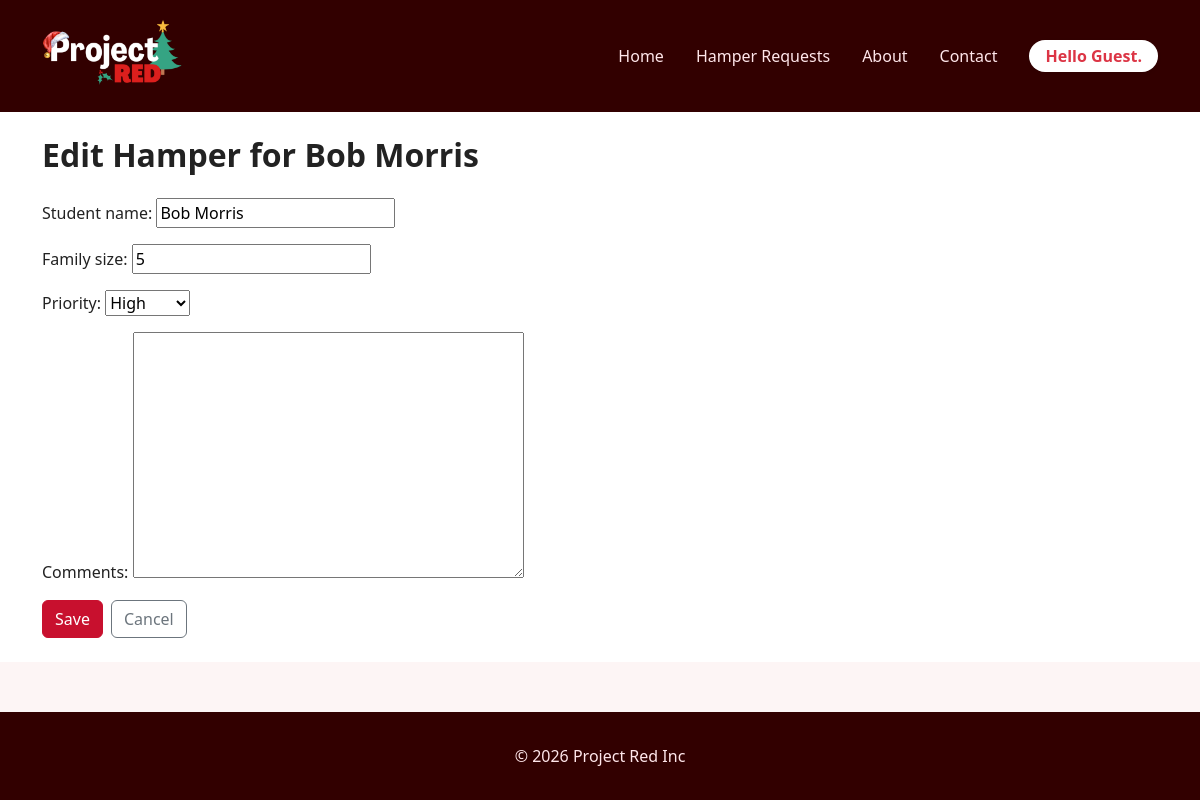
/hampers/2/edit/, run on the app's committed database.
### projectRed/models.py (models this page shows, shortened)
class HamperRequest(models.Model):
    PRIORITY_CHOICES = [
        ("low", "Low"),
        ("medium", "Medium"),
        ("high", "High"),
    ]
    student_name = models.CharField(max_length=100)
    family_size = models.PositiveIntegerField()
    priority = models.CharField(
        max_length=10, choices=PRIORITY_CHOICES, default="medium"
    )
    comments = models.TextField(blank=True)
    created_at = models.DateTimeField(auto_now_add=True)

### projectRed/views.py (the view)
# urls.py: path("hampers/<int:pk>/edit/", views.hamper_update, name="hamper_update"),
def hamper_update(request, pk):
    hamper = get_object_or_404(HamperRequest, pk=pk)
    if request.method == "POST":
        form = HamperRequestForm(request.POST, instance=hamper)
        if form.is_valid():
            form.save()
            return redirect("hamper_detail", pk=hamper.pk)
    else:
        form = HamperRequestForm(instance=hamper)
    context = {
        "page_title": f"Edit Hamper for {hamper.student_name}",
        "current_year": datetime.date.today().year,
        "username": USERNAME,
        "form": form,
        "hamper": hamper,
    }
    return render(request, "projectRed/hamper_form.html", context)

### projectRed/forms.py
class HamperRequestForm(forms.ModelForm):
    class Meta:
        model = HamperRequest
        fields = ["student_name", "family_size", "priority", "comments"]

### projectRed/templates/projectRed/hamper_form.html (shortened to what this page needs)
{% extends "projectRed/base.html" %}
{% block content %}
<section class="page-section">
  <div class="container py-4">
    <h1 class="page-title mb-4">{{ page_title|default:"Hamper Request" }}</h1>
    <form method="post" class="hamper-form">
      {{ form.as_p }}
      <div class="mt-3 d-flex flex-wrap gap-2">
        <button type="submit" class="btn btn-primary">
          Save
        </button>
        <a href="{% url 'hamper_list' %}" class="btn btn-outline-secondary">
          Cancel
        </a>
      </div>
    </form>
  </div>
</section>
{% endblock %}

### projectRed/static/projectRed/css/site.css (style rules this page uses)
html, body { height: 100%; margin: 0; padding: 0; }
body { display: flex; flex-direction: column; }
body { font-family: system-ui, -apple-system, BlinkMacSystemFont, "Segoe UI", sans-serif; margin: 0; background-color: #fdf5f5; color: #222; }
.info-section, .page-section { background-color: #ffffff; }
.page-title { font-size: 2rem; font-weight: 700; margin-bottom: 1rem; }
.btn-primary { background-color: #C8102E; border-color: #C8102E; }

### data on the page
HamperRequest: student_name "Bob Morris", family_size "5", priority "High"

### other printed values
{{ username|default:"Guest" }} "Guest"
{{ page_title|default:"Hamper Request" }} "Edit Hamper for Bob Morris"
